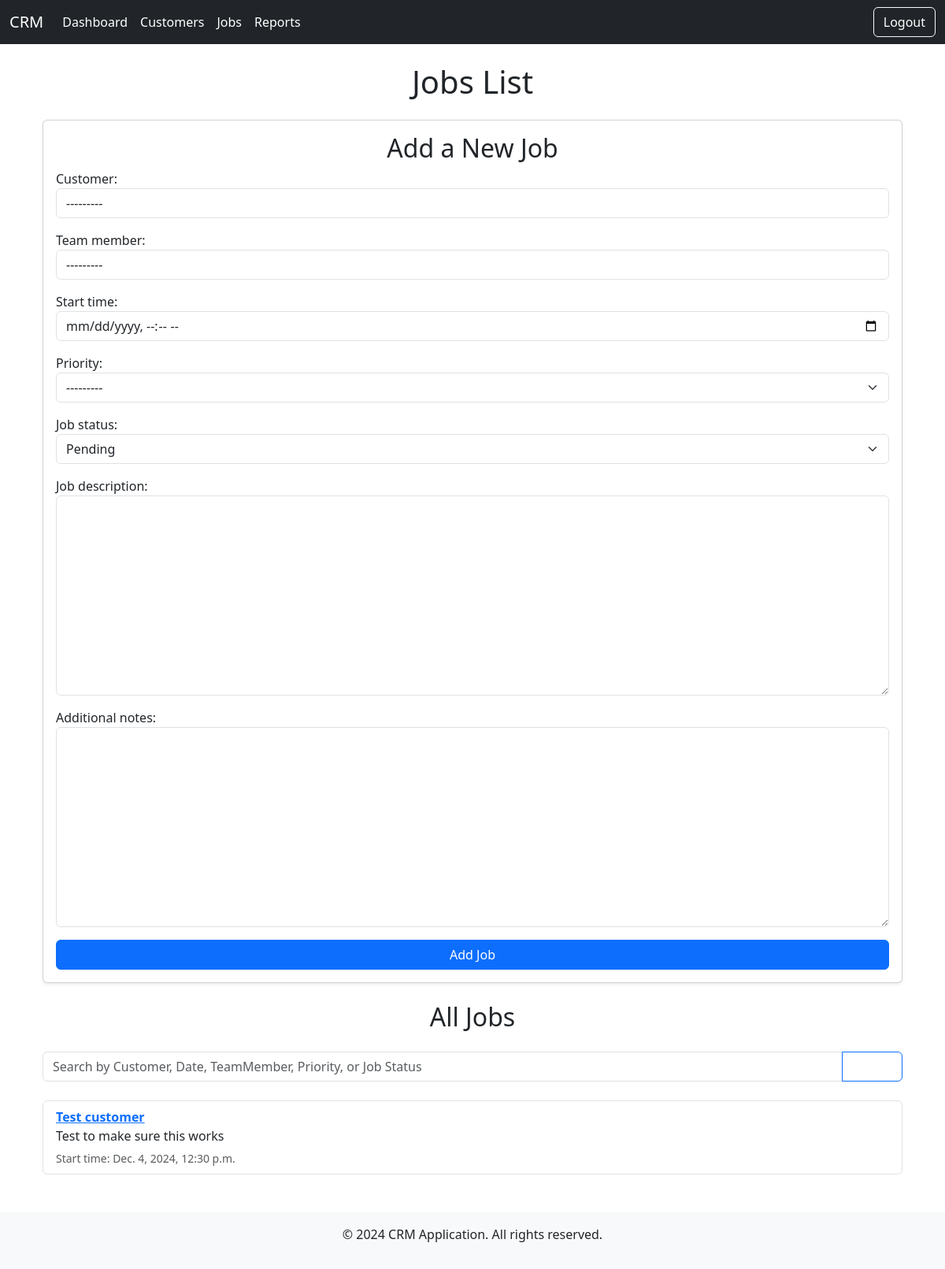
The page /jobs/jobs/ (signed in) on the database its author committed.
### jobs/models.py (models this page shows, shortened)
class Job(models.Model):
    PRIORITY_CHOICES = [
        ('Low', 'Low'),
        ('Medium', 'Medium'),
        ('High', 'High'),
    ]
    STATUS_CHOICES = [
        ('Pending', 'Pending'),
        ('In Progress', 'In Progress'),
        ('Completed', 'Completed'),
        ('Cancelled', 'Cancelled'),
    ]
    customer = models.ForeignKey(Customer, related_name='jobs', on_delete=models.CASCADE)
    team_member = models.ForeignKey(TeamMember, related_name='jobs', on_delete=models.CASCADE)
    start_time = models.DateTimeField(default=timezone.now)
    job_description = models.TextField()
    priority = models.CharField(max_length=10, choices=PRIORITY_CHOICES)
    job_status = models.CharField(max_length=20, choices=STATUS_CHOICES, default='Pending')
    additional_notes = models.TextField(blank=True, null=True)

### customers/models.py (models this page shows)
class Customer(models.Model):
    team = models.ForeignKey(Team, related_name='customers', on_delete=models.CASCADE)
    name = models.CharField(max_length=255)
    email = models.EmailField()
    phone_number = models.CharField(max_length=20, blank=True, null=True)
    company = models.CharField(max_length=255, blank=True, null=True)
    address = models.CharField(max_length=255, blank=True, null=True)
    notes = models.TextField(blank=True, null=True)
    def __str__(self):
        return self.name

### jobs/views.py (the view, shortened to what this page needs)
# urls.py: path('jobs/', views.job_list, name='job_list'),
@login_required
def job_list(request):
    team_member = TeamMember.objects.get(user=request.user)
    team = team_member.team  # Assuming each team member is related to one team
    access_level = team_member.access_level
    query = request.GET.get('q')
    if access_level >= 3:
        jobs = Job.objects.filter(team_member__team=team, job_status__in=['Pending', 'In Progress'])
    else:
        jobs = Job.objects.filter(team_member=team_member, job_status__in=['Pending', 'In Progress'])
    if request.method == 'POST':
        form = JobForm(request.POST, team=team)  # Pass the team to the form
        if form.is_valid():
            job = form.save(commit=False)
            job.team_member = form.cleaned_data['team_member']
            job.save()
            ActivityLog.objects.create(
                team_member=team_member,
                action='Added Job:',
                affected_object=f"{job.customer.name} (Job)"
        )
            return redirect('jobs:job_list')
    else:
        form = JobForm(team=team)  # Pass the team to the form when rendering
    context = {
        'jobs': jobs,
        'form': form,
        'access_level' : access_level
    }
    return render(request, 'jobs/job_list.html', context)

### jobs/forms.py
class JobForm(forms.ModelForm):
    start_time = forms.DateTimeField(widget=forms.DateTimeInput(attrs={'type': 'datetime-local'}))
    class Meta:
        model = Job
        fields = ['customer', 'team_member', 'start_time', 'priority', 'job_status', 'job_description', 'additional_notes']
    def __init__(self, *args, **kwargs):
        team = kwargs.pop('team', None)  # Pass the team to the form
        super(JobForm, self).__init__(*args, **kwargs)
        if team:
            self.fields['customer'].queryset = Customer.objects.filter(team=team)
            self.fields['team_member'].queryset = TeamMember.objects.filter(team=team)
        self.fields['team_member'].label_from_instance = lambda obj: f'{obj.user.username}'

### context_processors.py (called while the page is built, shortened)
def access_level_context(request):
    return {}

### reports/templatetags/custom_filters.py (called while the page is built)
@register.filter
def add_class(field, css_class):
    return field.as_widget(attrs={"class": css_class})

### jobs/templates/jobs/job_list.html (shortened to what this page needs)
{% extends "base.html" %}
{% block content %}
{% load custom_filters %}
<div class="container">
    <h1 class="my-4 text-center">Jobs List</h1>
    {% if access_level >= 3 %}
        <div class="card shadow-sm mb-4">
            <div class="card-body">
                <h2 class="card-title text-center">Add a New Job</h2>
                <form method="POST">
                    <div class="mb-3">
                        {{ form.customer.label_tag }}
                        {{ form.customer|add_class:"form-control" }}
                    </div>
                    <div class="mb-3">
                        {{ form.team_member.label_tag }}
                        {{ form.team_member|add_class:"form-control" }}
                    </div>
                    <div class="mb-3">
                        {{ form.start_time.label_tag }}
                        {{ form.start_time|add_class:"form-control" }}
                    </div>
                    <div class="mb-3">
                        {{ form.priority.label_tag }}
                        {{ form.priority|add_class:"form-select" }}
                    </div>
                    <div class="mb-3">
                        {{ form.job_status.label_tag }}
                        {{ form.job_status|add_class:"form-select" }}
                    </div>
                    <div class="mb-3">
                        {{ form.job_description.label_tag }}
                        {{ form.job_description|add_class:"form-control" }}
                    </div>
                    <div class="mb-3">
                        {{ form.additional_notes.label_tag }}
                        {{ form.additional_notes|add_class:"form-control" }}
                    </div>
                    <button type="submit" class="btn btn-primary w-100">Add Job</button>
                </form>
            </div>
        </div>
    {% else %}
        <div class="alert alert-warning text-center">
            You do not have permission to add Jobs.
        </div>
    {% endif %}
    <h2 class="my-4 text-center">
        {% if access_level >= 3 %}
            All Jobs
        {% else %}
            Your Jobs
        {% endif %}
    </h2>
    <form method="GET" action="{% url 'jobs:job_list' %}" class="mb-4">
        <div class="input-group">
            <input
                type="text"
                name="q"
                class="form-control"
                placeholder="Search by Customer, Date, TeamMember, Priority, or Job Status"
                value="{{ query|default_if_none:'' }}"
            >
            <button type="submit" class="btn btn-outline-primary">Search</button>
        </div>
    </form>
    <ul class="list-group">
        {% for job in jobs %}
            <li class="list-group-item">
                <a href="{% url 'jobs:job_details' job.pk %}" class="fw-bold">{{ job.customer }}</a>
                <p class="mb-1">
                    {% if job.job_description|length > 50 %}
                        {{ job.job_description|slice:"50" }}...
                    {% else %}
                        {{ job.job_description }}
                    {% endif %}
                </p>
                <small class="text-muted">Start time: {{ job.start_time }}</small>
            </li>
        {% empty %}
            <li class="list-group-item text-center">No Jobs Available</li>
        {% endfor %}
    </ul>
</div>
{% endblock %}

### static/custom.css (style rules this page uses)
.navbar-brand, .nav-link, .btn { color: #ffffff !important; }

### rows shown on the page
Job: customer "Test customer", job_description "Test to make sure this works", start_time "Dec. 4, 2024, 12:30 p.m."

### other values the page prints
{{ current_year|default:2024 }} "2024"
